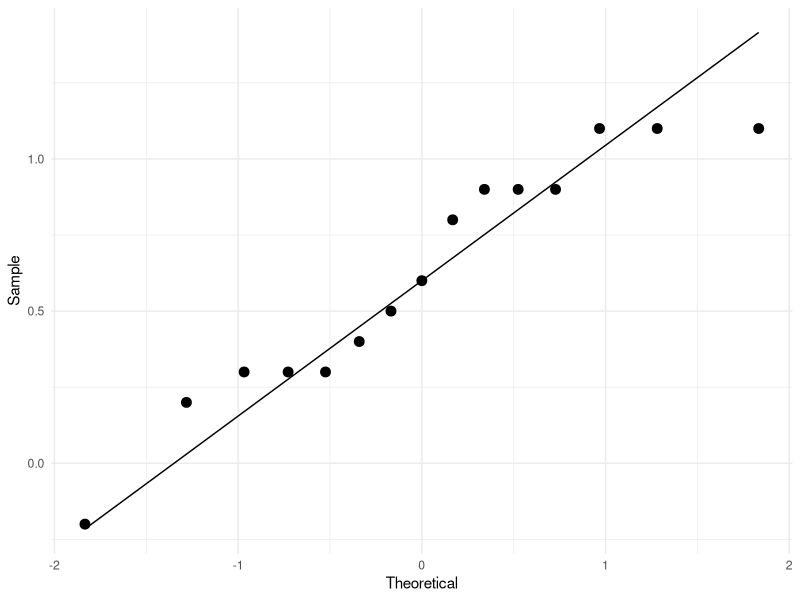
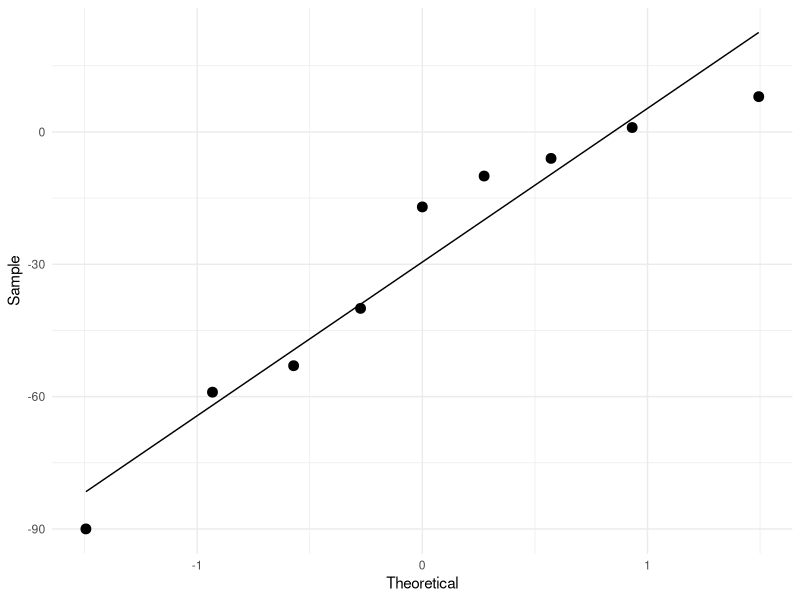

The R script that drew these images, in order:
## ---- chunk 1
library(tidyverse)
## ---- chunk 2
g1 <- c(17.6, 20.2, 19.5, 11.3, 13.0, 16.3, 15.3, 16.2, 12.2, 14.8, 21.3, 
        22.1, 16.9, 17.6, 18.4)
g2 <- c(17.3, 19.1, 18.4, 11.5, 12.7, 15.8, 14.9, 15.3, 12.0, 14.2, 21.0, 
        21.0, 16.1, 16.7, 17.5)
garage <- tibble(g1, g2)

t.test(garage$g1, garage$g2, paired = TRUE, conf.level = 0.90)
## ---- chunk 3
drug <- c(79, 48, 52, 15, 61, 107, 77, 54, 5)
placebo <- c(78, 54, 142, 25, 101, 99, 94, 107, 64)
hunger <- tibble(drug, placebo)

t.test(drug, placebo, data = hunger, paired = TRUE, conf.level = 0.99)
## ---- chunk 4
t.test(g1, g2,
       data = data,
       paired = TRUE,
       alternative = "greater")
## ---- chunk 5
t.test(hunger$drug, hunger$placebo,
       paired = TRUE,
       alternative = "two")
## ---- chunk 6
garage <- garage %>% mutate(diff = g1 - g2)

garage %>% ggplot(aes(sample = diff)) +
  stat_qq(size=3) +
  stat_qq_line() +
  theme_minimal() +
  xlab("Theoretical") +
  ylab("Sample")
## ---- chunk 7
hunger <- hunger %>% mutate(diff = drug - placebo)

hunger %>% ggplot(aes(sample = diff)) +
  stat_qq(size=3) +
  stat_qq_line() +
  theme_minimal() +
  xlab("Theoretical") +
  ylab("Sample")
